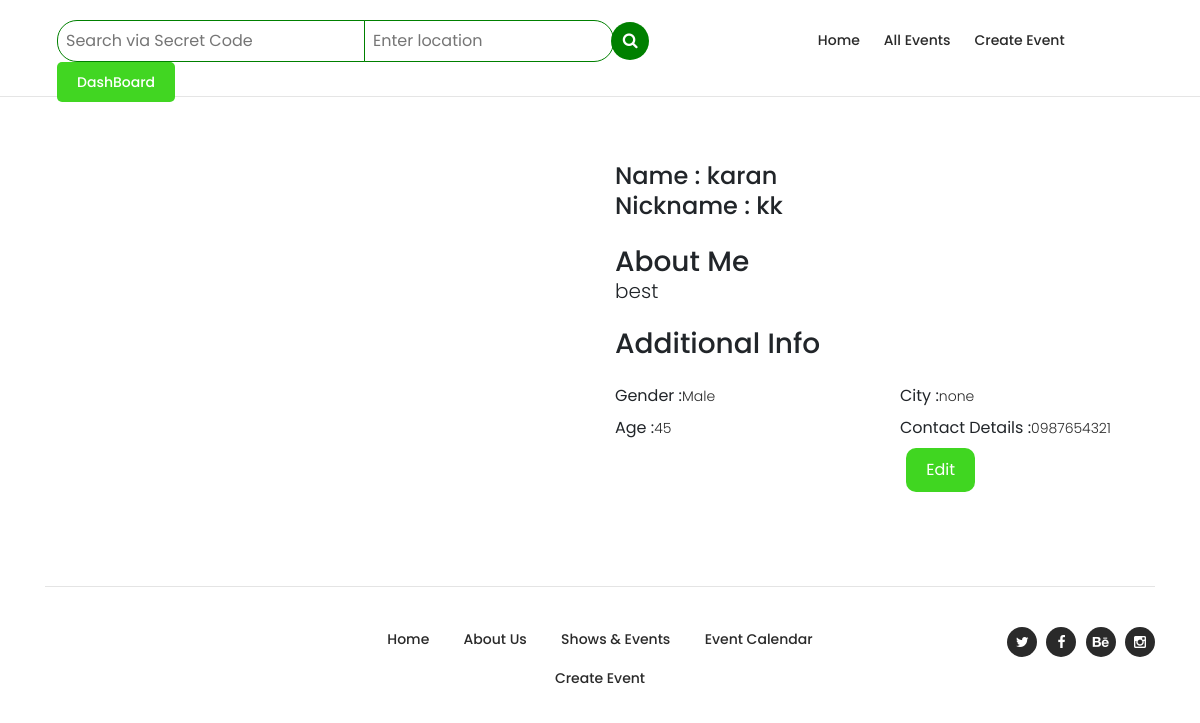
/profile_detail/ (signed in), run on an earlier commit of the app's database.
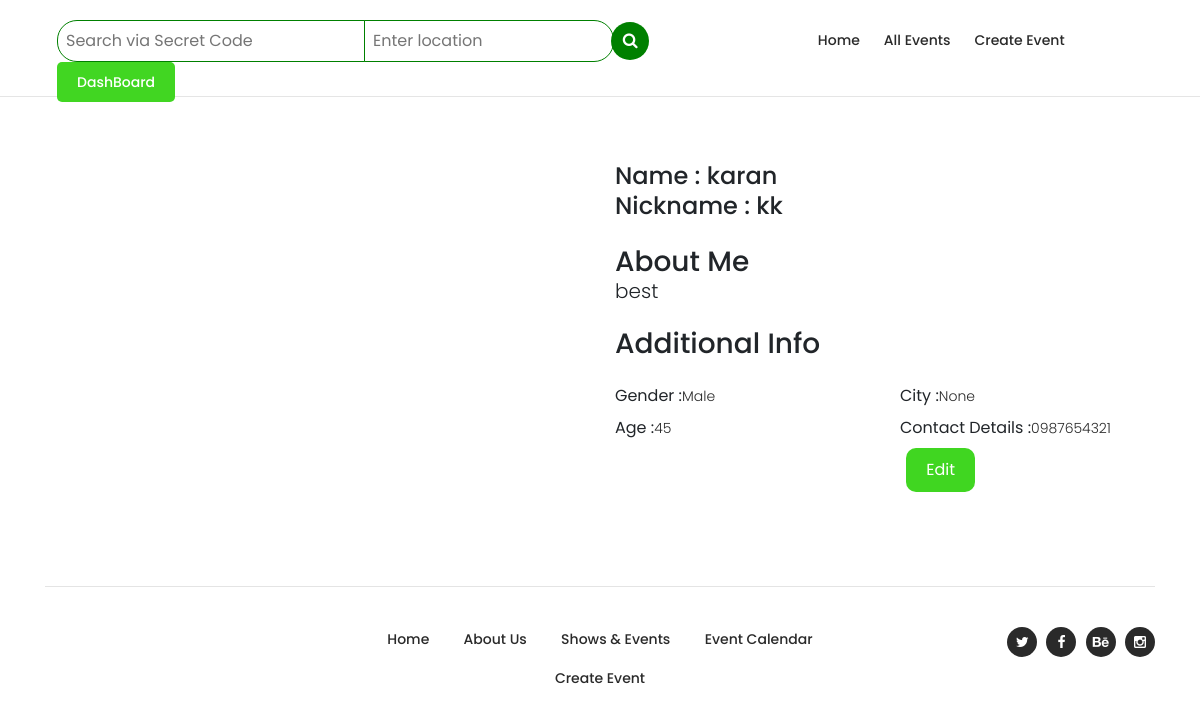
And on a later commit of the database.
### EMS/models.py (models this page shows, shortened)
class Profile(models.Model):
    user = models.ForeignKey(User, on_delete=models.CASCADE, related_name='profiles')  # ForeignKey relationship
    name = models.CharField(max_length=100)
    nickname = models.CharField(max_length=50, blank=True)
    user_image = models.ImageField(upload_to='profile_images/', blank=True, null=True)
    description = models.TextField(blank=True)
    gender_choices = [
        ('male', 'Male'),
        ('female', 'Female'),
        ('other', 'Other'),
    ]
    gender = models.CharField(max_length=10, choices=gender_choices, blank=True)
    age = models.IntegerField(blank=True, null=True)
    city = models.CharField(max_length=100, blank=True)
    contact_details = models.CharField(max_length=200, blank=True)

### EMS/views.py (the view)
# urls.py: path('profile_detail/', views.profile_detail, name='profile_detail'),
@login_required
def profile_detail(request):
    profile = request.user.profiles.first()  # Get the user's profile
    return render(request, 'events/profile_detail.html', {'profile': profile})

### EMS/templates/events/profile_detail.html (shortened to what this page needs)
{% extends 'base/base.html' %}
{% load static %}
{% load custom_filters %}
{% block content %}
<br><br>
<section class="section about-section gray-bg" id="about">
    <div class="container">
        <div class="row align-items-center flex-row-reverse">
            <div class="col-lg-6">
                <div class="about-text go-to">
                    <div>
                        <h4>Name : {{ profile.name }}</h4>
                        <h4>Nickname : {{ profile.nickname }}</h4>
                    </div>
                    <br>
                    <h3 class="dark-color">About Me</h3>
                    <h6 class="theme-color lead">{{profile.description}}</h6>
                    <br>
                    <h3 class="dark-color">Additional Info</h3>
                    <br>
                    <div class="row about-list">
                        <div class="col-md-6">
                            <div class="media">
                                <label>Gender : </label>
                                <p>{{ profile.get_gender_display }}</p>
                            </div>
                            <div class="media">
                                <label>Age : </label>
                                <p>{{ profile.age }}</p>
                            </div>
                        </div>
                        <div class="col-md-6">
                            <div class="media">
                                <label>City : </label>
                                <p>{{ profile.city }}</p>
                            </div>
                            <div class="media">
                                <label>Contact Details : </label>
                                <p>{{ profile.contact_details }}</p>
                            </div>
                        </div>
                    </div>
                </div>
            </div>
            {% if profile.user_image %}
            <div class="col-lg-6">
                <div class="about-avatar">
                </div>
            </div>
            {% else %}
            <div class="col-lg-6">
                <div class="about-avatar">
                    <img src="https://bootdey.com/img/Content/avatar/avatar7.png" title="" alt="">
                </div>
            </div>
            {% endif %}
        </div>
    </div>
    <div class="col-lg-8" class="main-dark-button" style="margin: auto;">
            <a style="    border-radius: 10px;
            color: white;
            background-color: #40d621;
            padding: 10px 20px;
            margin: 0 10px;
            float: right;" href='{% url "profile_register" %}' >Edit</a>
    </div>
</section>
<br><br>
{% endblock %}

### EMS/templates/base/base.html (shortened to what this page needs)
<!DOCTYPE html>
<html lang="en">
{% load static %}
<head>
  {% include 'base/header.html' %}
</head>
<body>
  {% include 'base/navbar.html' %}
  {% block content %}
  {% endblock content %}
  {% include 'base/footer.html' %}
</body>
</html>

### EMS/templates/base/header.html
{% load static %}
<link rel="stylesheet" type="text/css" href="{% static '/EMS/css/bootstrap.min.css' %}">
<link rel="stylesheet" type="text/css" href="{% static '/EMS/css/font-awesome.css' %}">
<link rel="stylesheet" type="text/css" href="{% static '/EMS/css/owl-carousel.css' %}">
<link rel="stylesheet" href="{% static '/EMS/css/tooplate-artxibition.css' %}">
<link rel="stylesheet" href="{% static '/EMS/css/main_styles.css' %}">

### EMS/templates/base/navbar.html (shortened to what this page needs)
{% load static %}
<header class="header-area header-sticky">
    <div class="container">
        <div class="row">
            <div class="col-12">
                <nav class="main-nav">
                    <ul class="nav">
                        <li>
                            <form id="subscribe" class="nav_search_bar" action="{% url 'search_private_event' %}" method="POST">
                                <div class="row" style="align-items: center;flex-wrap: nowrap;width: 100%;">
                                    <div class="col-sm-5">
                                        <fieldset>
                                            <input style="outline: none; border: 1px solid green; border-radius: 20px 0 0 20px; padding: 8px;
" id="email" name="search" type="search" placeholder="Search via Secret Code"
                                                aria-label="Search">
                                        </fieldset>
                                    </div>
                                    <div class="col-sm-4">
                                        <fieldset>
                                            <input type="text" style="outline: none; border: 1px solid green; border-radius: 0 20px 20px 0; padding: 8px;
" id="locationInput" name="location" placeholder="Enter location"
                                            value="{{ request.GET.location }}" autocomplete="off" />
                                        <div id="suggestions" class="suggestions"></div>                                        </fieldset>
                                    </div>
                                    <div class="col-lg-0">
                                        <fieldset>
                                            <button type="submit" id="form-submit" style=" z-index: 100;position: relative;right: -16px;
outline: none;background: green; color: white; border: none; border-radius: 20px; padding: 7px 12px;"
                                                class="main-dark-button"><i class="fa fa-search"></i></button>
                                        </fieldset>
                                    </div>
                                </div>
                            </form>
                        </li>
                        <li><a href="{% url 'event_list' %}" class="{% if active_page == 'home' %}active{% endif %}">Home</a></li>
                        <li><a href="{% url 'event_show' %}" class="{% if active_page == 'show' %}active{% endif %}">All Events</a></li>
                        <li><a href="{% url 'event_create' %}" class="{% if active_page == 'create' %}active{% endif %}">Create Event</a></li>
                        {% if user.is_authenticated %}
                        {% if request.resolver_match.url_name == "dashboard" %}
                        <li style="padding-left: 0;padding-right: 0;"><a class="login_btn" style="padding-left: 10px; padding-right: 10px;">
                                <form action="{% url 'profile_detail' %}" method="post">
                                    {% csrf_token %}
                                    <button type="submit" class="main-dark-button login_btn"
                                        style="background: none;padding: 0;border: none;">Profile
                                    </button>
                                </form>
                            </a>
                        </li>
                        <span style="padding: 3px;"></span>
                        <li style="padding-left: 0;padding-right: 0;"><a class="login_btn" style="padding-left: 10px; padding-right: 10px;">
                                <form action="{% url 'logout' %}" method="post">
                                    {% csrf_token %}
                                    <button type="submit" class="main-dark-button login_btn"
                                        style="background: none;padding: 0;border: none;">Logout
                                    </button>
                                </form>
                            </a>
                        </li>
                        {% else %}
                        <li><a class="login_btn" href="{% url 'dashboard' %}">DashBoard</a></li>
                        {% endif %}
                        {% else %}
                        <li><a class="login_btn" href="{% url 'login' %}">Login</a></li>
                        {% endif %}
                    </ul>
                </nav>
            </div>
        </div>
    </div>
</header>
<hr>

### EMS/templates/base/footer.html (shortened to what this page needs)
{% load static %}
<footer>
    <div>
        <div class="container">
            <div class="row">
                <div class="col-lg-12">
                    <div class="sub-footer">
                        <div class="row">
                            <div class="col-lg-3">
                                <div class="logo">
                                </div>
                            </div>
                            <div class="col-lg-6">
                                <div class="menu">
                                    <ul>
                                        <li><a href="{% url 'event_list' %}" class="active">Home</a></li>
                                        <li><a href="{% url 'about' %}">About Us</a></li>
                                        <li><a href="{% url 'event_show' %}">Shows & Events</a></li>
                                        <li><a href="{% url 'calendar' %}">Event Calendar</a></li>
                                        <li><a href="{% url 'event_create' %}">Create Event</a></li>
                                    </ul>
                                </div>
                            </div>
                            <div class="col-lg-3">
                                <div class="social-links">
                                    <ul>
                                        <li><a href="#"><i class="fa fa-twitter"></i></a></li>
                                        <li><a href="#"><i class="fa fa-facebook"></i></a></li>
                                        <li><a href="#"><i class="fa fa-behance"></i></a></li>
                                        <li><a href="#"><i class="fa fa-instagram"></i></a></li>
                                    </ul>
                                </div>
                            </div>
                        </div>
                    </div>
                </div>
            </div>
        </div>
</footer>

### EMS/templates/base/js.html (shortened to what this page needs)
{% load static %}

### EMS/static/EMS/css/tooplate-artxibition.css (style rules this page uses)
html, body, div, span, applet, object, iframe, h1, h2, h3, h4, h5, h6, p, blockquote, div pre, a, abbr, acronym, address, big, cite, code, del, dfn, em, font, img, ins, kbd, q, s, samp, small, strike, strong, sub, sup, tt, var, b, u, i, center, dl, dt, dd, ol, ul, li, figure, header, nav, section, article, aside, footer, figcaption { margin: 0; padding: 0; border: 0; outline: 0; }
ul, li { padding: 0; margin: 0; list-style: none; }
header, nav, section, article, aside, footer, hgroup { display: block; }
* { box-sizing: border-box; }
html, body { font-family: 'Poppins', sans-serif; font-weight: 400; background-color: #fff; font-size: 16px; -ms-text-size-adjust: 100%; -webkit-font-smoothing: antialiased; -moz-osx-font-smoothing: grayscale; }
a { text-decoration: none !important; }
h1, h2, h3, h4, h5, h6 { margin-top: 0px; margin-bottom: 0px; }
h4 { line-height: 30px; }
ul { margin-bottom: 0px; }
p { font-size: 14px; line-height: 25px; color: #2a2a2a; font-weight: 300; }
html, body { background: #fff; font-family: 'Poppins', sans-serif; }
.header-area { position: relative; top: 0px; left: 0px; right: 0px; z-index: 100; height: 80px; background: #fff; -webkit-transition: all .5s ease 0s; -moz-transition: all .5s ease 0s; -o-transition: all .5s ease 0s; transition: all .5s ease 0s; }
.header-area .main-nav { min-height: 80px; background: transparent; }
.header-area .main-nav .nav { float: right; margin-top: 27px; margin-right: 0px; background-color: transparent; -webkit-transition: all 0.3s ease 0s; -moz-transition: all 0.3s ease 0s; -o-transition: all 0.3s ease 0s; transition: all 0.3s ease 0s; position: relative; z-index: 999; }
.header-area .main-nav .nav li { padding-left: 20px; padding-right: 5px; }
.header-area .main-nav .nav li a { display: block; font-weight: 500; font-size: 14px; color: #2a2a2a; text-transform: capitalize; -webkit-transition: all 0.3s ease 0s; -moz-transition: all 0.3s ease 0s; -o-transition: all 0.3s ease 0s; transition: all 0.3s ease 0s; height: 40px; line-height: 40px; border: transparent; }
.header-area.header-sticky { min-height: 80px; }
.header-area.header-sticky .nav { margin-top: 20px !important; }
.login_btn { background: #41d622 !important; color: white !important; padding: 0 20px; border-radius: 5px }
@media (max-width: 1200px) { .header-area .main-nav .nav li { padding-left: 12px; padding-right: 12px; } }
@media (max-width: 1200px) { .header-area .main-nav:before { display: none; } }
@media (min-width: 1200px) { .header-area .main-nav .nav { display: flex !important; } }
footer { padding-top: 60px; margin-bottom: 25px; }
.sub-footer { border-top: 1px solid #e4e4e4; margin-top: 30px; padding-top: 30px; }
.sub-footer .menu { text-align: center; }
.sub-footer .menu ul li { display: inline-block; margin: 10px 15px 5px 15px; }
.sub-footer .menu ul li a { font-size: 14px; font-weight: 500; color: #2a2a2a; }
.sub-footer .social-links { text-align: right; margin-top: 10px; }
.sub-footer .social-links ul li { display: inline-block; margin-left: 5px; }
.sub-footer .social-links ul li a { width: 30px; height: 30px; display: inline-block; text-align: center; line-height: 30px; background-color: #2a2a2a; border-radius: 50%; color: #fff; font-size: 14px; transition: all .3s; }

### EMS/static/EMS/css/main_styles.css (style rules this page uses)
.nav_search_bar>div:nth-child(2)>div>fieldset>input { width: 182px; }
@media (max-width: 1200px) { .nav_search_bar>div:nth-child(2)>div>fieldset>input { width: 116%; } }

What changed in the data, as far as the page shows it:
changed Profile "karan": city "none" → "None"
